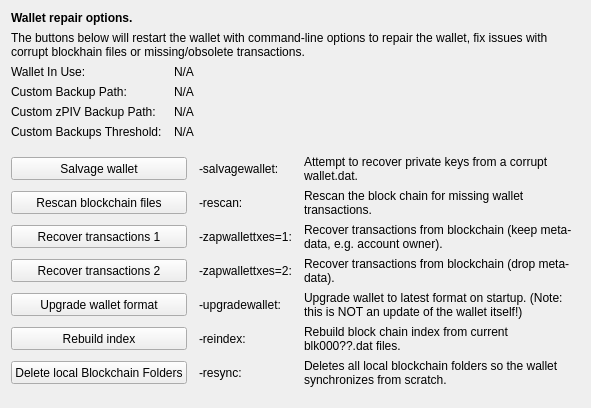
     <widget class="QWidget" name="tab_repair">
      <attribute name="title">
       <string>&amp;Wallet Repair</string>
      </attribute>
      <layout class="QGridLayout" name="gridLayout_4" columnstretch="0,0,0,0">
       <property name="horizontalSpacing">
        <number>12</number>
       </property>
       <item row="0" column="0" colspan="4">
        <widget class="QLabel" name="label_repair_header">
         <property name="font">
          <font>
           <weight>75</weight>
           <bold>true</bold>
          </font>
         </property>
         <property name="text">
          <string>Wallet repair options.</string>
         </property>
        </widget>
       </item>
       <item row="1" column="0" colspan="4">
        <widget class="QLabel" name="label_repair_helptext">
         <property name="font">
          <font>
           <weight>50</weight>
           <bold>false</bold>
          </font>
         </property>
         <property name="text">
          <string>The buttons below will restart the wallet with command-line options to repair the wallet, fix issues with corrupt blockhain files or missing/obsolete transactions.</string>
         </property>
         <property name="wordWrap">
          <bool>true</bool>
         </property>
        </widget>
       </item>
       <item row="2" column="0">
        <widget class="QLabel" name="wallet_path_label">
         <property name="text">
          <string>Wallet In Use:</string>
         </property>
        </widget>
       </item>
       <item row="2" column="1" colspan="3">
        <widget class="QLabel" name="wallet_path">
         <property name="cursor">
          <cursorShape>IBeamCursor</cursorShape>
         </property>
         <property name="text">
          <string>N/A</string>
         </property>
         <property name="textFormat">
          <enum>Qt::PlainText</enum>
         </property>
         <property name="textInteractionFlags">
          <set>Qt::LinksAccessibleByMouse|Qt::TextSelectableByKeyboard|Qt::TextSelectableByMouse</set>
         </property>
        </widget>
       </item>
       <item row="3" column="0">
        <widget class="QLabel" name="wallet_custombackuppath_label">
         <property name="visible">
          <bool>false</bool>
         </property>
         <property name="text">
          <string>Custom Backup Path:</string>
         </property>
        </widget>
       </item>
       <item row="3" column="1" colspan="3">
        <widget class="QLabel" name="wallet_custombackuppath">
         <property name="cursor">
          <cursorShape>IBeamCursor</cursorShape>
         </property>
         <property name="visible">
          <bool>false</bool>
         </property>
         <property name="text">
          <string>N/A</string>
         </property>
         <property name="textFormat">
          <enum>Qt::PlainText</enum>
         </property>
         <property name="textInteractionFlags">
          <set>Qt::LinksAccessibleByMouse|Qt::TextSelectableByKeyboard|Qt::TextSelectableByMouse</set>
         </property>
        </widget>
       </item>
       <item row="4" column="0">
        <widget class="QLabel" name="wallet_customzpivbackuppath_label">
         <property name="visible">
          <bool>false</bool>
         </property>
         <property name="text">
          <string>Custom zPIV Backup Path:</string>
         </property>
        </widget>
       </item>
       <item row="4" column="1" colspan="3">
        <widget class="QLabel" name="wallet_customzpivbackuppath">
         <property name="cursor">
          <cursorShape>IBeamCursor</cursorShape>
         </property>
         <property name="visible">
          <bool>false</bool>
         </property>
         <property name="text">
          <string>N/A</string>
         </property>
         <property name="textFormat">
          <enum>Qt::PlainText</enum>
         </property>
         <property name="textInteractionFlags">
          <set>Qt::LinksAccessibleByMouse|Qt::TextSelectableByKeyboard|Qt::TextSelectableByMouse</set>
         </property>
        </widget>
       </item>
       <item row="5" column="0">
        <widget class="QLabel" name="wallet_custombackupthreshold_label">
         <property name="visible">
          <bool>false</bool>
         </property>
         <property name="text">
          <string>Custom Backups Threshold:</string>
         </property>
        </widget>
       </item>
       <item row="5" column="1" colspan="3">
        <widget class="QLabel" name="wallet_custombackupthreshold">
         <property name="cursor">
          <cursorShape>IBeamCursor</cursorShape>
         </property>
         <property name="visible">
          <bool>false</bool>
         </property>
         <property name="text">
          <string>N/A</string>
         </property>
         <property name="textFormat">
          <enum>Qt::PlainText</enum>
         </property>
         <property name="textInteractionFlags">
          <set>Qt::LinksAccessibleByMouse|Qt::TextSelectableByKeyboard|Qt::TextSelectableByMouse</set>
         </property>
        </widget>
       </item>
       <item row="6" column="0">
        <spacer name="verticalSpacer_repair1">
         <property name="orientation">
          <enum>Qt::Vertical</enum>
         </property>
         <property name="sizeHint" stdset="0">
          <size>
           <width>10</width>
           <height>10</height>
          </size>
         </property>
        </spacer>
       </item>
       <item row="7" column="0" colspan="2">
        <widget class="QPushButton" name="btn_salvagewallet">
         <property name="minimumSize">
          <size>
           <width>100</width>
           <height>23</height>
          </size>
         </property>
         <property name="text">
          <string>Salvage wallet</string>
         </property>
        </widget>
       </item>
       <item row="7" column="2">
        <widget class="QLabel" name="label_repair_salvage_command">
         <property name="text">
          <string notr="true">-salvagewallet:</string>
         </property>
        </widget>
       </item>
       <item row="7" column="3">
        <widget class="QLabel" name="label_repair_salvage">
         <property name="text">
          <string>Attempt to recover private keys from a corrupt wallet.dat.</string>
         </property>
         <property name="wordWrap">
          <bool>true</bool>
         </property>
        </widget>
       </item>
       <item row="8" column="0" colspan="2">
        <widget class="QPushButton" name="btn_rescan">
         <property name="minimumSize">
          <size>
           <width>100</width>
           <height>23</height>
          </size>
         </property>
         <property name="text">
          <string>Rescan blockchain files</string>
         </property>
        </widget>
       </item>
       <item row="8" column="2">
        <widget class="QLabel" name="label_repair_rescan_command">
         <property name="text">
          <string notr="true">-rescan:</string>
         </property>
        </widget>
       </item>
       <item row="8" column="3">
        <widget class="QLabel" name="label_repair_rescan">
         <property name="text">
          <string>Rescan the block chain for missing wallet transactions.</string>
         </property>
         <property name="wordWrap">
          <bool>true</bool>
         </property>
        </widget>
       </item>
       <item row="9" column="0" colspan="2">
        <widget class="QPushButton" name="btn_zapwallettxes1">
         <property name="minimumSize">
          <size>
           <width>100</width>
           <height>23</height>
          </size>
         </property>
         <property name="text">
          <string>Recover transactions 1</string>
         </property>
        </widget>
       </item>
       <item row="9" column="2">
        <widget class="QLabel" name="label_repair_zap1_command">
         <property name="text">
          <string notr="true">-zapwallettxes=1:</string>
         </property>
        </widget>
       </item>
       <item row="9" column="3">
        <widget class="QLabel" name="label_repair_zap1">
         <property name="text">
          <string>Recover transactions from blockchain (keep meta-data, e.g. account owner).</string>
         </property>
         <property name="wordWrap">
          <bool>true</bool>
         </property>
        </widget>
       </item>
       <item row="10" column="0" colspan="2">
        <widget class="QPushButton" name="btn_zapwallettxes2">
         <property name="minimumSize">
          <size>
           <width>100</width>
           <height>23</height>
          </size>
         </property>
         <property name="text">
          <string>Recover transactions 2</string>
         </property>
        </widget>
       </item>
       <item row="10" column="2">
        <widget class="QLabel" name="label_repair_zap2_command">
         <property name="text">
          <string notr="true">-zapwallettxes=2:</string>
         </property>
        </widget>
       </item>
       <item row="10" column="3">
        <widget class="QLabel" name="label_repair_zap2">
         <property name="text">
          <string>Recover transactions from blockchain (drop meta-data).</string>
         </property>
         <property name="wordWrap">
          <bool>true</bool>
         </property>
        </widget>
       </item>
       <item row="11" column="0" colspan="2">
        <widget class="QPushButton" name="btn_upgradewallet">
         <property name="minimumSize">
          <size>
           <width>100</width>
           <height>23</height>
          </size>
         </property>
         <property name="text">
          <string>Upgrade wallet format</string>
         </property>
        </widget>
       </item>
       <item row="11" column="2">
        <widget class="QLabel" name="label_repair_upgrade_command">
         <property name="text">
          <string notr="true">-upgradewallet:</string>
         </property>
        </widget>
       </item>
       <item row="11" column="3">
        <widget class="QLabel" name="label_repair_upgrade">
         <property name="text">
          <string>Upgrade wallet to latest format on startup. (Note: this is NOT an update of the wallet itself!)</string>
         </property>
         <property name="wordWrap">
          <bool>true</bool>
         </property>
        </widget>
       </item>
       <item row="12" column="0" colspan="2">
        <widget class="QPushButton" name="btn_reindex">
         <property name="minimumSize">
          <size>
           <width>100</width>
           <height>23</height>
          </size>
         </property>
         <property name="text">
          <string>Rebuild index</string>
         </property>
        </widget>
       </item>
       <item row="12" column="2">
        <widget class="QLabel" name="label_repair_reindex_command">
         <property name="text">
          <string notr="true">-reindex:</string>
         </property>
        </widget>
       </item>
       <item row="12" column="3">
        <widget class="QLabel" name="label_repair_reindex">
         <property name="text">
          <string>Rebuild block chain index from current blk000??.dat files.</string>
         </property>
         <property name="wordWrap">
          <bool>true</bool>
         </property>
        </widget>
       </item>
       <item row="13" column="0" colspan="2">
        <widget class="QPushButton" name="btn_resync">
         <property name="minimumSize">
          <size>
           <width>100</width>
           <height>23</height>
          </size>
         </property>
         <property name="text">
          <string>Delete local Blockchain Folders</string>
         </property>
        </widget>
       </item>
       <item row="13" column="2">
        <widget class="QLabel" name="label_repair_resync_command">
         <property name="text">
          <string>-resync:</string>
         </property>
        </widget>
       </item>
       <item row="13" column="3">
        <widget class="QLabel" name="label_repair_resync">
         <property name="text">
          <string>Deletes all local blockchain folders so the wallet synchronizes from scratch.</string>
         </property>
         <property name="wordWrap">
          <bool>true</bool>
         </property>
        </widget>
       </item>
       <item row="14" column="0">
        <spacer name="verticalSpacer_repair2">
         <property name="orientation">
          <enum>Qt::Vertical</enum>
         </property>
         <property name="sizeHint" stdset="0">
          <size>
           <width>20</width>
           <height>10</height>
          </size>
         </property>
        </spacer>
       </item>
      </layout>
     </widget>
